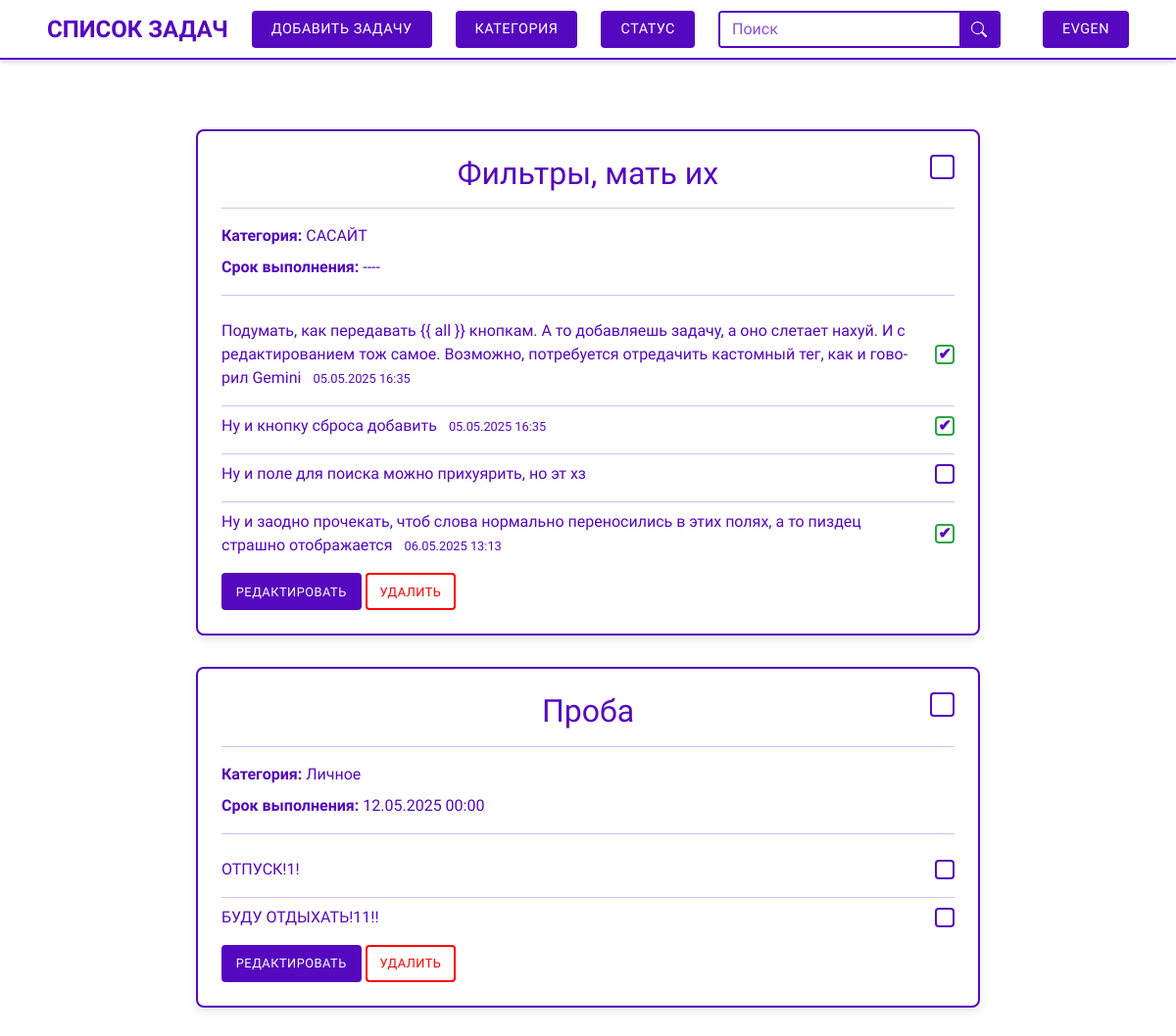
Page / (signed in, upper part) on the earlier database version.
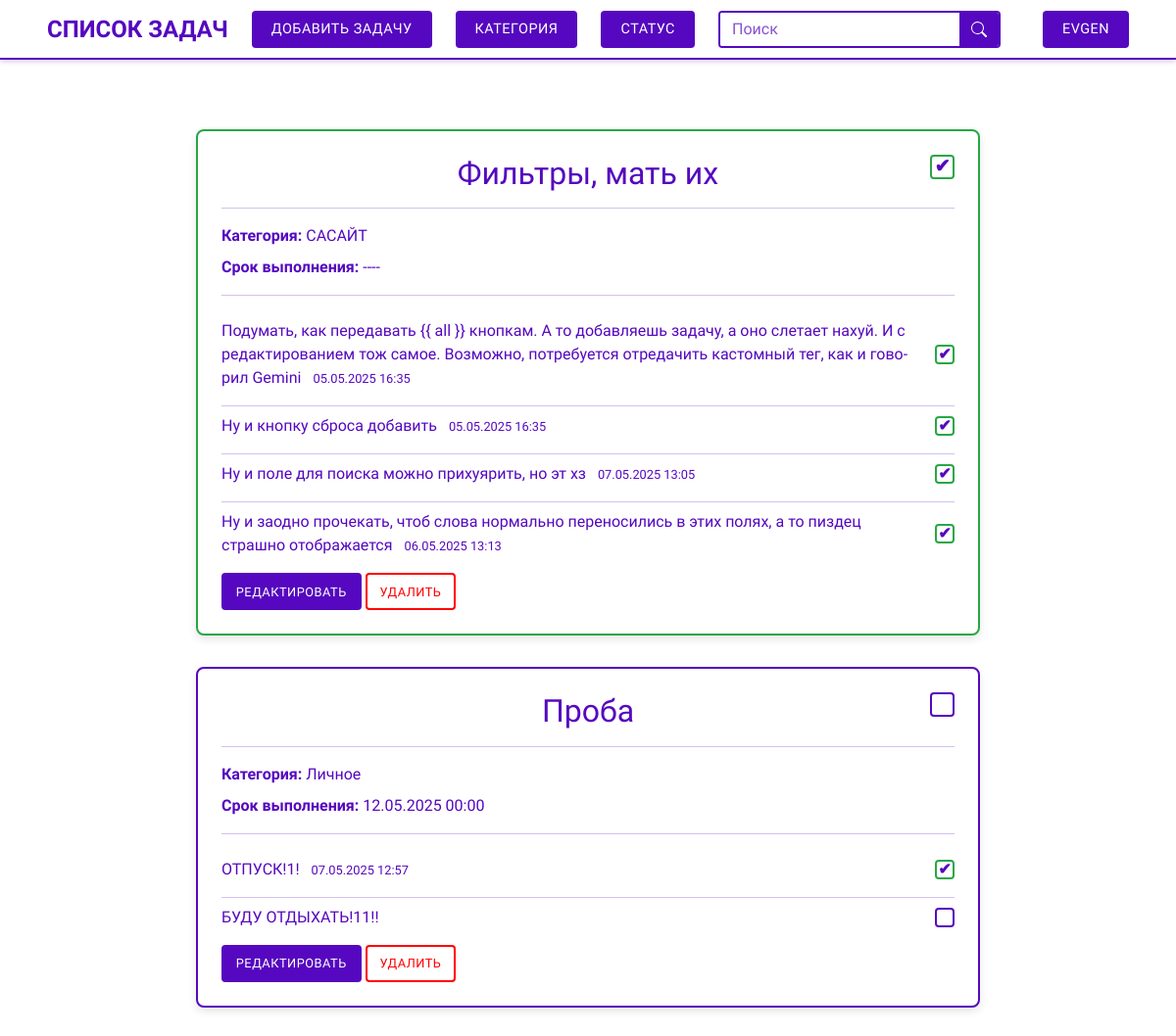
Same page on the later database version.
### task/models.py (models this page shows, shortened)
class Task(models.Model):
    class Status(models.TextChoices):
        NOT_ACTIVE = 'not_active', 'Не активна'
        ACTIVE = 'active', 'Активна'
        COMPLETED = 'completed', 'Выполнена'
    title = models.CharField(max_length=100, verbose_name='Название задачи')
    user = models.ForeignKey(User, on_delete=models.CASCADE, verbose_name='Пользователь', related_name='tasks')
    category = models.ForeignKey(Category, on_delete=models.PROTECT, verbose_name='Категория', related_name='tasks')
    status = models.CharField(max_length=10, choices=Status.choices, default=Status.NOT_ACTIVE,
                              verbose_name='Статус задачи')
    create_date = models.DateTimeField(auto_now_add=True, db_index=True, verbose_name='Дата создания')
    due_date = models.DateTimeField(blank=True, null=True, verbose_name='Срок выполнения')
    class Meta:
        ordering = ('-create_date',)
        verbose_name = 'Задача'
        verbose_name_plural = 'Задачи'
        constraints = [
            models.CheckConstraint(
                check=models.Q(due_date__gt=models.F('create_date')),
                name='check_due_date_after_create_date'
            )
        ]

class Category(models.Model):
    name = models.CharField(max_length=50, unique=True, verbose_name='Название')
    slug = models.SlugField(max_length=50, unique=True, db_index=True, allow_unicode=True)
    class Meta:
        ordering = ('name',)
        verbose_name = 'Категория'
        verbose_name_plural = 'Категории'

class SubTask(models.Model):
    task = models.ForeignKey(Task, on_delete=models.CASCADE, related_name='subtasks', verbose_name='Задача')
    description = models.TextField(blank=True, verbose_name='Подзадача')
    is_completed = models.BooleanField(default=False, verbose_name='Выполнена')
    create_date = models.DateTimeField(auto_now_add=True, verbose_name='Дата создания')
    completed_date = models.DateTimeField(null=True, blank=True, verbose_name='Дата выполнения')
    class Meta:
        ordering = ('create_date',)
        verbose_name = 'Позадача'
        verbose_name_plural = 'Подзадачи'
        default_related_name = 'subtasks'

### task/views.py (the view)
# urls.py: path('', views.home, name='home'),
def home(request):
    if request.user.is_authenticated:
        tasks = Task.objects.filter(user=request.user).prefetch_related('subtasks')
        category = request.GET.get('category')
        if category and category != '':
            tasks = tasks.filter(category__slug=category)
        status = request.GET.get('status')
        if status and status != '':
            tasks = tasks.filter(status=status)
        search = request.GET.get('search')
        if search and search != '':
            tasks = tasks.filter(Q(title__icontains=search))
        initial = {}
        if category:
            initial['category'] = category
        if status:
            initial['status'] = status
        if search:
            initial['search'] = search
        filter_form = TaskFilterForm(initial=initial)
    else:
        tasks = None
        filter_form = None
    context = {
        'tasks': tasks,
        'filter_form': filter_form,
    }
    return render(request, 'task/home.html', context)

### task/forms.py
class TaskFilterForm(forms.Form):
    category = forms.ModelChoiceField(
        queryset=Category.objects.all(),
        required=False,
        widget=forms.Select(attrs={'class': 'form-control'}),
        to_field_name='slug'
    )
    status = forms.ChoiceField(
        choices=Task.Status.choices,
        required=False,
        widget=forms.Select(attrs={'class': 'form-control'})
    )
    search = forms.CharField(
        max_length=50,
        required=False,
        widget=forms.TextInput(attrs={'class': 'form-control'})
    )

### task/templatetags/filter_tags.py (called while the page is built)
@register.simple_tag(takes_context=True)
def url_replace_param(context, **kwargs):
    request = context['request']
    dict_ = request.GET.copy()
    for key, value in kwargs.items():
        if value is not None:
            dict_[key] = value
        else:
            if key in dict_:
                del dict_[key]
    url = reverse('task:home')
    encoded_params = urlencode({k: v for k, v in dict_.items() if v}, doseq=True)
    if encoded_params:
        return f'{url}?{encoded_params}'
    return url

### task/templates/task/home.html (shortened to what this page needs)
{% extends 'base.html' %}
{% load django_bootstrap5 %}
{% load static %}
{% block content %}
    <div class="container mt-4">
        {% if user.is_authenticated %}
            {% for task in tasks %}
                <div class="task-card task-status-{{ task.status|lower }}">
                    <div class="task-header">
                        <h2 class="task-title">{{ task.title }}</h2>
                        <div class="task-status-indicator status-{{ task.status|lower }}"
                             data-task-id="{{ task.id }}"
                             data-url="{% url 'task:api_change_task_status' task.id %}"
                             title="Изменить статус">
                            {% if task.status == 'completed' %}
                                <span class="checkmark">&#10004;</span>
                            {% endif %}
                        </div>
                    </div>
                    <hr class="purple-line">
                    <p class="task-category"><strong>Категория:</strong> {{ task.category.name }}</p>
                    <p class="task-due-date"><strong>Срок
                        выполнения:</strong> {{ task.due_date|date:"d.m.Y H:i"|default:"----" }}</p>
                    <hr class="purple-line">
                    <div class="subtask-list">
                        {% for subtask in task.subtasks.all %}
                            <div class="subtask-item">
                                <div class="subtask-description">
                                    {{ subtask.description }}
                                    {% if subtask.is_completed %}
                                        <span class="small text-muted">{{ subtask.completed_date|date:"d.m.Y H:i" }}</span>
                                    {% endif %}
                                </div>
                                <div class="subtask-status-indicator subtask-status-{{ subtask.is_completed|yesno:'completed,not_completed' }}"
                                     data-subtask-id="{{ subtask.id }}"
                                     data-url="{% url 'task:api_change_subtask_status' subtask.id %}"
                                     title="Изменить статус">
                                    {% if subtask.is_completed %}
                                        <span class="checkmark">&#10004;</span>
                                    {% endif %}
                                </div>
                            </div>
                            {% if not forloop.last %}
                                <hr class="purple-line subtask-line">
                            {% endif %}
                        {% endfor %}
                    </div>
                    <div class="task-actions mt-3">
                        <a href="{% url 'task:task_edit' task.id %}{{ all }}" class="btn btn-login btn-sm">Редактировать</a>
                        <button type="button" class="btn btn-cancel btn-sm" data-bs-toggle="modal"
                                data-bs-target="#deleteTaskModal" data-task-id="{{ task.id }}"
                                data-task-title="{{ task.title }}">
                            Удалить
                        </button>
                    </div>
                </div>
            {% empty %}
                <p class="text-center">Задач пока нет.</p>
            {% endfor %}
        {% else %}
            <p class="text-center">Авторизуйтесь, чтобы увидеть задачи.</p>
        {% endif %}
    </div>
{% endblock %}

### task/templates/base.html (shortened to what this page needs)
{% load django_bootstrap5 %}
{% bootstrap_css %}
{% load static %}
{% load filter_tags %}
<!DOCTYPE html>
<html lang="ru">
<head>
    <link rel="stylesheet" href="{% static 'css/style.css' %}">
</head>
<body>
<header>
    <div class="container">
        <div class="header-left">
            <a href="{% url 'task:home' %}{{ all }}" class="logo">Список задач</a>
            {% if user.is_authenticated %}
                <a href="{% url 'task:task_create' %}{{ all }}" class="btn btn-add-task">Добавить задачу</a>
                <div class="dropdown filter-dropdown">
                    <button class="btn btn-dropdown">
                        {% with current_category_slug=request.GET.category %}
                            {% if current_category_slug %}
                                {% for cat in categories %}
                                    {% if cat.slug == current_category_slug %}{{ cat.name }}{% endif %}
                                {% endfor %}
                            {% else %}
                                Категория
                            {% endif %}
                        {% endwith %}
                    </button>
                </div>
                <div class="dropdown filter-dropdown">
                    <button class="btn btn-dropdown">
                        {% with current_status_key=request.GET.status %}
                            {% if current_status_key %}
                                {% for status_key, status_name in statuses %}
                                    {% if status_key == current_status_key %}{{ status_name }}{% endif %}
                                {% endfor %}
                            {% else %}
                                Статус
                            {% endif %}
                        {% endwith %}
                    </button>
                </div>
                <form method="get" action="{% url 'task:home' %}" class="search-form-container">
                    <input type="text" name="search" class="form-control custom-search-input" placeholder="Поиск"
                           value="{{ request.GET.search|default:'' }}">
                    <button class="btn custom-search-button" type="submit">
                        <svg xmlns="http://www.w3.org/2000/svg" width="16" height="16" fill="currentColor"
                             class="bi bi-search" viewBox="0 0 16 16">
                            <path d="M11.742 10.344a6.5 6.5 0 1 0-1.397 1.398h-.001q.044.06.098.115l3.85 3.85a1 1 0 0 0 1.415-1.414l-3.85-3.85a1 1 0 0 0-.115-.1zM12 6.5a5.5 5.5 0 1 1-11 0 5.5 5.5 0 0 1 11 0"></path>
                        </svg>
                    </button>
                </form>
            {% endif %}
        </div>
        <div class="header-right">
            {% if user.is_authenticated %}
                <div class="dropdown">
                    <button class="btn btn-dropdown">{{ user.username }}</button>
                </div>
            {% else %}
                <a href="{% url 'account:login' %}" class="btn btn-login">Войти</a>
                <a href="{% url 'account:register' %}" class="btn btn-register">Регистрация</a>
            {% endif %}
        </div>
    </div>
</header>
{% block content %}
{% endblock %}
</body>
</html>

Differences in the rows shown:
changed Task "Фильтры, мать их": now shows "✔"
changed SubTask "Ну и поле для поиска можно прихуярить, но эт хз": is_completed False → True (drawn); completed_date (not shown) → "07.05.2025 13:05"
changed SubTask "ОТПУСК!1!": is_completed False → True (drawn); completed_date (not shown) → "07.05.2025 12:57"
